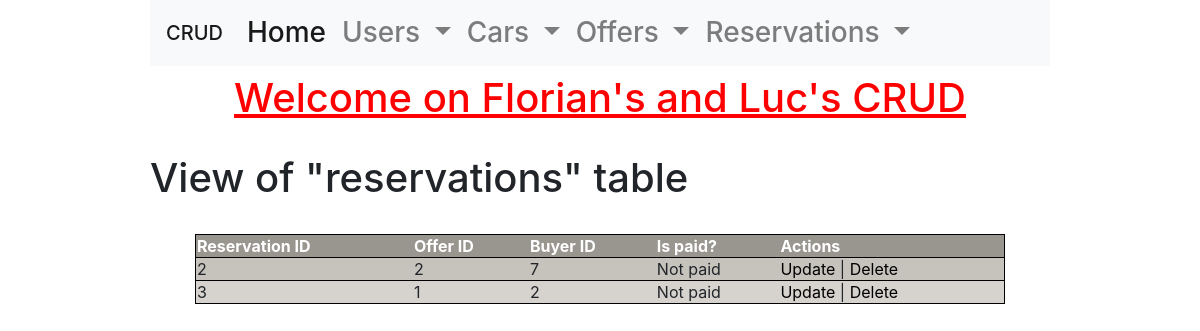
/class/Views/reservations_read.php, run on the app's committed database.
### tables this page shows
CREATE TABLE `reservations` (
  `id` int NOT NULL AUTO_INCREMENT,
  `idOffer` int NOT NULL,
  `idBuyer` int NOT NULL,
  `isPaid` tinyint(1) NOT NULL,
  KEY `id` (`id`),
  KEY `idBuyer` (`idBuyer`),
  KEY `idOffer` (`idOffer`),
  CONSTRAINT `reservations_ibfk_2` FOREIGN KEY (`idBuyer`) REFERENCES `users` (`id`),
  CONSTRAINT `reservations_ibfk_3` FOREIGN KEY (`idOffer`) REFERENCES `offers` (`id`)
);

### class/Services/DataBaseService.php (called while the page is built, shortened)
<?php
class DataBaseService
{
    private $connection;
    public function __construct()
    {
        try {
            $this->connection = new PDO(
                'mysql:host=' . self::HOST . ';port=' . self::PORT . ';dbname=' . self::DATABASE_NAME,
                self::MYSQL_USER,
                self::MYSQL_PASSWORD
            );
            $this->connection->exec("SET CHARACTER SET utf8");
        } catch (Exception $e) {
            echo 'Erreur : ' . $e->getMessage();
        }
    }
    public function getReservations(): array
    {
        $cars = [];
        $sql = 'SELECT * FROM reservations';
        $query = $this->connection->query($sql);
        $results = $query->fetchAll(PDO::FETCH_ASSOC);
        if (!empty($results)) {
            $cars = $results;
        }
        return $cars;
    }
}

### class/Services/ReservationsService.php (called while the page is built, shortened)
<?php
class ReservationsService
{
    public function getReservations(): array
    {
        $reservations = [];
        $dataBaseService = new DataBaseService();
        $reservationsDTO = $dataBaseService->getReservations();
        if (!empty($reservationsDTO)) {
            foreach ($reservationsDTO as $reservationDTO) {
                $reservation = new Reservation();
                $reservation->setId($reservationDTO['id']);
                $reservation->setIdOffer($reservationDTO['idOffer']);
                $reservation->setIdUser($reservationDTO['idBuyer']);
                $reservation->setIsPaid($reservationDTO['isPaid']);
                $reservations[] = $reservation;
            }
        }
        return $reservations;
    }
}

### class/Entities/Reservation.php (called while the page is built, shortened)
<?php
class Reservation
{
    private $id;
    private $idOffer;
    private $idUser;
    public function getId(): string
    {
        return $this->id;
    }
    public function setId(string $id): void
    {
        $this->id = $id;
    }
    public function getIdOffer(): int
    {
        return $this->idOffer;
    }
    public function setIdOffer(string $idOffer): void
    {
        $this->idOffer = $idOffer;
    }
    public function getIdUser(): int
    {
        return $this->idUser;
    }
    public function setIdUser(int $idUser): void
    {
        $this->idUser = $idUser;
    }
}

### class/Controllers/ReservationController.php (the view, shortened to what this page needs)
<?php
class ReservationController
{
    public function getReservations(): string
    {
        $html = '';
        $reservationService = new ReservationsService();
        $reservations = $reservationService->getReservations();
        foreach ($reservations as $reservation) {
            $stringPaid = 'Not paid';
            $html .=
            '<tr>'.
            '<td>'.$reservation->getId().'</td>'.
            '<td>'.$reservation->getIdOffer().'</td>'.
            '<td>'.$reservation->getIdUser().'</td>'.
            '<td>'.$stringPaid.'</td>'.
            '<td>'.
            '<a href="reservations_update.php?id='.$reservation->getId().'">Update</a>'.
            ' | '.
            '<a href="reservations_delete.php?id='.$reservation->getId().'">Delete</a>'.
            '</td>';
        }
        return $html;
    }
}

### index.css (style rules this page uses)
html { width: 75%; margin: auto; font-family: 'K2D'; }
table a { color: black; text-decoration: none; }
tr { text-align: left; border: 1px solid black; }
tr:nth-child(even) { background: #c6c3bd; }
tr:nth-child(odd) { background: #d6d3ce; }

### data on the page
reservations: id "2", idOffer "2", idBuyer "7", stringPaid "Not paid"
reservations: id "3", idOffer "1", idBuyer "2", stringPaid "Not paid"
